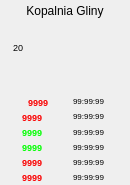
<?xml version="1.0" encoding="UTF-8"?>
<ui version="4.0">
 <class>ItemBuilding</class>
 <widget class="QWidget" name="ItemBuilding">
  <property name="geometry">
   <rect>
    <x>0</x>
    <y>0</y>
    <width>130</width>
    <height>185</height>
   </rect>
  </property>
  <property name="windowTitle">
   <string>Form</string>
  </property>
  <widget class="QFrame" name="frame">
   <property name="geometry">
    <rect>
     <x>0</x>
     <y>0</y>
     <width>130</width>
     <height>185</height>
    </rect>
   </property>
   <property name="frameShape">
    <enum>QFrame::NoFrame</enum>
   </property>
   <property name="frameShadow">
    <enum>QFrame::Raised</enum>
   </property>
   <widget class="QLabel" name="imgType">
    <property name="geometry">
     <rect>
      <x>40</x>
      <y>15</y>
      <width>75</width>
      <height>75</height>
     </rect>
    </property>
    <property name="text">
     <string/>
    </property>
    <property name="pixmap">
     <pixmap resource="../../Res.qrc">:/IMG/Building/2.png</pixmap>
    </property>
    <property name="scaledContents">
     <bool>true</bool>
    </property>
   </widget>
   <widget class="QLabel" name="imgLvl">
    <property name="geometry">
     <rect>
      <x>10</x>
      <y>40</y>
      <width>17</width>
      <height>17</height>
     </rect>
    </property>
    <property name="text">
     <string/>
    </property>
    <property name="pixmap">
     <pixmap resource="../../Res.qrc">:/IMG/Others/LvlGreen.png</pixmap>
    </property>
   </widget>
   <widget class="QLabel" name="iron">
    <property name="geometry">
     <rect>
      <x>22</x>
      <y>140</y>
      <width>45</width>
      <height>15</height>
     </rect>
    </property>
    <property name="text">
     <string>&lt;html&gt;&lt;head/&gt;&lt;body&gt;&lt;p&gt;&lt;span style=&quot; font-size:7pt; font-weight:600; color:#00ff00;&quot;&gt;9999&lt;/span&gt;&lt;/p&gt;&lt;/body&gt;&lt;/html&gt;</string>
    </property>
    <property name="scaledContents">
     <bool>true</bool>
    </property>
   </widget>
   <widget class="QLabel" name="timeBild">
    <property name="geometry">
     <rect>
      <x>73</x>
      <y>94</y>
      <width>55</width>
      <height>15</height>
     </rect>
    </property>
    <property name="text">
     <string>&lt;html&gt;&lt;head/&gt;&lt;body&gt;&lt;p&gt;&lt;span style=&quot; font-size:6pt;&quot;&gt;99:99:99&lt;/span&gt;&lt;/p&gt;&lt;/body&gt;&lt;/html&gt;</string>
    </property>
    <property name="scaledContents">
     <bool>true</bool>
    </property>
   </widget>
   <widget class="QLabel" name="imgCorn2">
    <property name="geometry">
     <rect>
      <x>3</x>
      <y>95</y>
      <width>18</width>
      <height>12</height>
     </rect>
    </property>
    <property name="text">
     <string/>
    </property>
    <property name="pixmap">
     <pixmap resource="../../Res.qrc">:/IMG/Resource/Corn2.gif</pixmap>
    </property>
    <property name="scaledContents">
     <bool>true</bool>
    </property>
   </widget>
   <widget class="QLabel" name="imgClay">
    <property name="geometry">
     <rect>
      <x>3</x>
      <y>125</y>
      <width>18</width>
      <height>12</height>
     </rect>
    </property>
    <property name="maximumSize">
     <size>
      <width>16777215</width>
      <height>16777215</height>
     </size>
    </property>
    <property name="text">
     <string/>
    </property>
    <property name="pixmap">
     <pixmap resource="../../Res.qrc">:/IMG/Resource/Clay.gif</pixmap>
    </property>
    <property name="scaledContents">
     <bool>true</bool>
    </property>
   </widget>
   <widget class="QLabel" name="imgWood">
    <property name="geometry">
     <rect>
      <x>3</x>
      <y>110</y>
      <width>18</width>
      <height>12</height>
     </rect>
    </property>
    <property name="text">
     <string/>
    </property>
    <property name="pixmap">
     <pixmap resource="../../Res.qrc">:/IMG/Resource/Wood.gif</pixmap>
    </property>
    <property name="scaledContents">
     <bool>true</bool>
    </property>
   </widget>
   <widget class="QLabel" name="imgCorn">
    <property name="geometry">
     <rect>
      <x>3</x>
      <y>155</y>
      <width>18</width>
      <height>12</height>
     </rect>
    </property>
    <property name="text">
     <string/>
    </property>
    <property name="pixmap">
     <pixmap resource="../../Res.qrc">:/IMG/Resource/Corn.gif</pixmap>
    </property>
    <property name="scaledContents">
     <bool>true</bool>
    </property>
   </widget>
   <widget class="QLabel" name="clay">
    <property name="geometry">
     <rect>
      <x>22</x>
      <y>125</y>
      <width>45</width>
      <height>15</height>
     </rect>
    </property>
    <property name="maximumSize">
     <size>
      <width>16777215</width>
      <height>16777215</height>
     </size>
    </property>
    <property name="text">
     <string>&lt;html&gt;&lt;head/&gt;&lt;body&gt;&lt;p&gt;&lt;span style=&quot; font-size:7pt; font-weight:600; color:#00ff00;&quot;&gt;9999&lt;/span&gt;&lt;/p&gt;&lt;/body&gt;&lt;/html&gt;</string>
    </property>
    <property name="scaledContents">
     <bool>true</bool>
    </property>
   </widget>
   <widget class="QLabel" name="corn2">
    <property name="geometry">
     <rect>
      <x>28</x>
      <y>95</y>
      <width>30</width>
      <height>16</height>
     </rect>
    </property>
    <property name="text">
     <string>&lt;html&gt;&lt;head/&gt;&lt;body&gt;&lt;p&gt;&lt;span style=&quot; font-size:7pt; font-weight:600; color:#fa0000;&quot;&gt;9999&lt;/span&gt;&lt;/p&gt;&lt;/body&gt;&lt;/html&gt;</string>
    </property>
    <property name="scaledContents">
     <bool>true</bool>
    </property>
   </widget>
   <widget class="QLabel" name="imgIron">
    <property name="geometry">
     <rect>
      <x>3</x>
      <y>140</y>
      <width>18</width>
      <height>12</height>
     </rect>
    </property>
    <property name="text">
     <string/>
    </property>
    <property name="pixmap">
     <pixmap resource="../../Res.qrc">:/IMG/Resource/Iron.gif</pixmap>
    </property>
    <property name="scaledContents">
     <bool>true</bool>
    </property>
   </widget>
   <widget class="QLabel" name="imgClock">
    <property name="geometry">
     <rect>
      <x>60</x>
      <y>97</y>
      <width>10</width>
      <height>10</height>
     </rect>
    </property>
    <property name="text">
     <string/>
    </property>
    <property name="pixmap">
     <pixmap resource="../../Res.qrc">:/IMG/Others/Clock.png</pixmap>
    </property>
    <property name="scaledContents">
     <bool>true</bool>
    </property>
   </widget>
   <widget class="QLabel" name="lvl">
    <property name="geometry">
     <rect>
      <x>13</x>
      <y>40</y>
      <width>16</width>
      <height>15</height>
     </rect>
    </property>
    <property name="text">
     <string>&lt;html&gt;&lt;head/&gt;&lt;body&gt;&lt;p&gt;&lt;span style=&quot; font-size:7pt;&quot;&gt;20&lt;/span&gt;&lt;/p&gt;&lt;/body&gt;&lt;/html&gt;</string>
    </property>
   </widget>
   <widget class="QLabel" name="wood">
    <property name="geometry">
     <rect>
      <x>22</x>
      <y>110</y>
      <width>45</width>
      <height>15</height>
     </rect>
    </property>
    <property name="text">
     <string>&lt;html&gt;&lt;head/&gt;&lt;body&gt;&lt;p&gt;&lt;span style=&quot; font-size:7pt; font-weight:600; color:#fa0000;&quot;&gt;9999&lt;/span&gt;&lt;/p&gt;&lt;/body&gt;&lt;/html&gt;</string>
    </property>
    <property name="scaledContents">
     <bool>true</bool>
    </property>
   </widget>
   <widget class="QLabel" name="corn">
    <property name="geometry">
     <rect>
      <x>22</x>
      <y>155</y>
      <width>45</width>
      <height>15</height>
     </rect>
    </property>
    <property name="text">
     <string>&lt;html&gt;&lt;head/&gt;&lt;body&gt;&lt;p&gt;&lt;span style=&quot; font-size:7pt; font-weight:600; color:#fa0000;&quot;&gt;9999&lt;/span&gt;&lt;/p&gt;&lt;/body&gt;&lt;/html&gt;</string>
    </property>
    <property name="scaledContents">
     <bool>true</bool>
    </property>
   </widget>
   <widget class="QLabel" name="title">
    <property name="geometry">
     <rect>
      <x>0</x>
      <y>3</y>
      <width>130</width>
      <height>15</height>
     </rect>
    </property>
    <property name="layoutDirection">
     <enum>Qt::RightToLeft</enum>
    </property>
    <property name="text">
     <string>Kopalnia Gliny</string>
    </property>
    <property name="alignment">
     <set>Qt::AlignCenter</set>
    </property>
   </widget>
   <widget class="QLabel" name="timeWood">
    <property name="geometry">
     <rect>
      <x>73</x>
      <y>109</y>
      <width>55</width>
      <height>15</height>
     </rect>
    </property>
    <property name="text">
     <string>&lt;html&gt;&lt;head/&gt;&lt;body&gt;&lt;p&gt;&lt;span style=&quot; font-size:6pt;&quot;&gt;99:99:99&lt;/span&gt;&lt;/p&gt;&lt;/body&gt;&lt;/html&gt;</string>
    </property>
    <property name="scaledContents">
     <bool>true</bool>
    </property>
   </widget>
   <widget class="QLabel" name="timeClay">
    <property name="geometry">
     <rect>
      <x>73</x>
      <y>125</y>
      <width>55</width>
      <height>15</height>
     </rect>
    </property>
    <property name="text">
     <string>&lt;html&gt;&lt;head/&gt;&lt;body&gt;&lt;p&gt;&lt;span style=&quot; font-size:6pt;&quot;&gt;99:99:99&lt;/span&gt;&lt;/p&gt;&lt;/body&gt;&lt;/html&gt;</string>
    </property>
    <property name="scaledContents">
     <bool>true</bool>
    </property>
   </widget>
   <widget class="QLabel" name="timeIron">
    <property name="geometry">
     <rect>
      <x>73</x>
      <y>140</y>
      <width>55</width>
      <height>15</height>
     </rect>
    </property>
    <property name="text">
     <string>&lt;html&gt;&lt;head/&gt;&lt;body&gt;&lt;p&gt;&lt;span style=&quot; font-size:6pt;&quot;&gt;99:99:99&lt;/span&gt;&lt;/p&gt;&lt;/body&gt;&lt;/html&gt;</string>
    </property>
    <property name="scaledContents">
     <bool>true</bool>
    </property>
   </widget>
   <widget class="QLabel" name="timeCorn">
    <property name="geometry">
     <rect>
      <x>73</x>
      <y>155</y>
      <width>55</width>
      <height>15</height>
     </rect>
    </property>
    <property name="text">
     <string>&lt;html&gt;&lt;head/&gt;&lt;body&gt;&lt;p&gt;&lt;span style=&quot; font-size:6pt;&quot;&gt;99:99:99&lt;/span&gt;&lt;/p&gt;&lt;/body&gt;&lt;/html&gt;</string>
    </property>
    <property name="scaledContents">
     <bool>true</bool>
    </property>
   </widget>
   <widget class="QLabel" name="labelMovie">
    <property name="geometry">
     <rect>
      <x>10</x>
      <y>40</y>
      <width>17</width>
      <height>17</height>
     </rect>
    </property>
    <property name="text">
     <string/>
    </property>
    <property name="scaledContents">
     <bool>true</bool>
    </property>
   </widget>
   <widget class="QLabel" name="bonus">
    <property name="geometry">
     <rect>
      <x>22</x>
      <y>170</y>
      <width>45</width>
      <height>15</height>
     </rect>
    </property>
    <property name="text">
     <string>&lt;html&gt;&lt;head/&gt;&lt;body&gt;&lt;p&gt;&lt;span style=&quot; font-size:7pt; font-weight:600; color:#fa0000;&quot;&gt;9999&lt;/span&gt;&lt;/p&gt;&lt;/body&gt;&lt;/html&gt;</string>
    </property>
    <property name="scaledContents">
     <bool>true</bool>
    </property>
   </widget>
   <widget class="QLabel" name="imgBonus">
    <property name="geometry">
     <rect>
      <x>3</x>
      <y>170</y>
      <width>18</width>
      <height>12</height>
     </rect>
    </property>
    <property name="text">
     <string/>
    </property>
    <property name="pixmap">
     <pixmap resource="../../Res.qrc">:/IMG/Others/bonus.png</pixmap>
    </property>
    <property name="scaledContents">
     <bool>true</bool>
    </property>
   </widget>
   <widget class="QLabel" name="bonusPast">
    <property name="geometry">
     <rect>
      <x>73</x>
      <y>170</y>
      <width>55</width>
      <height>15</height>
     </rect>
    </property>
    <property name="text">
     <string>&lt;html&gt;&lt;head/&gt;&lt;body&gt;&lt;p&gt;&lt;span style=&quot; font-size:6pt;&quot;&gt;99:99:99&lt;/span&gt;&lt;/p&gt;&lt;/body&gt;&lt;/html&gt;</string>
    </property>
    <property name="scaledContents">
     <bool>true</bool>
    </property>
   </widget>
  </widget>
 </widget>
 <resources>
  <include location="../../Res.qrc"/>
 </resources>
 <connections/>
</ui>
